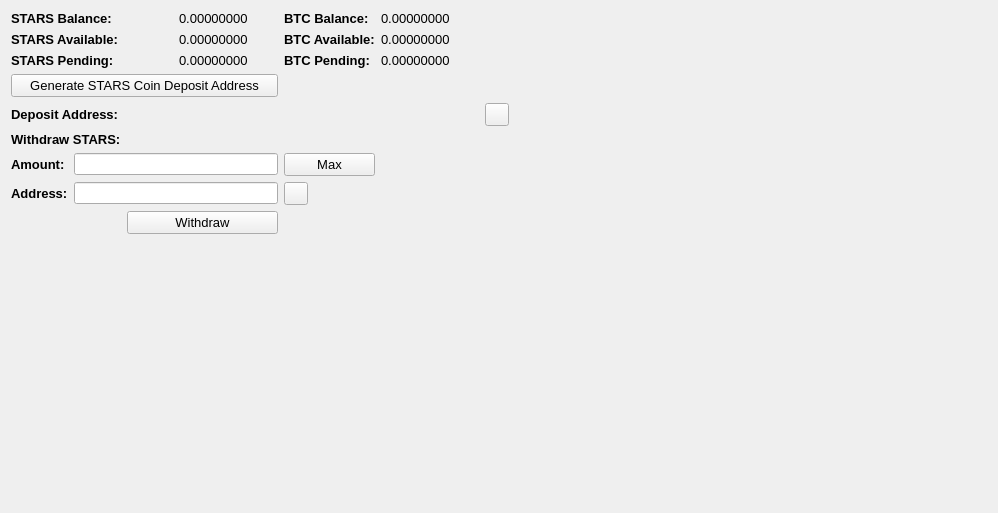
     <widget class="QWidget" name="BalanceTab">
      <attribute name="title">
       <string>Balance</string>
      </attribute>
      <layout class="QGridLayout" name="gridLayout_2">
       <item row="0" column="0" colspan="2">
        <widget class="QLabel" name="label_11">
         <property name="font">
          <font>
           <pointsize>10</pointsize>
           <weight>75</weight>
           <bold>true</bold>
          </font>
         </property>
         <property name="text">
          <string>STARS Balance:</string>
         </property>
        </widget>
       </item>
       <item row="0" column="3">
        <widget class="QLabel" name="STARSBalanceLabel">
         <property name="font">
          <font>
           <pointsize>10</pointsize>
          </font>
         </property>
         <property name="text">
          <string>0.00000000</string>
         </property>
         <property name="textInteractionFlags">
          <set>Qt::LinksAccessibleByMouse|Qt::TextSelectableByMouse</set>
         </property>
        </widget>
       </item>
       <item row="0" column="4">
        <widget class="QLabel" name="label_12">
         <property name="font">
          <font>
           <pointsize>10</pointsize>
           <weight>75</weight>
           <bold>true</bold>
          </font>
         </property>
         <property name="text">
          <string>BTC Balance:</string>
         </property>
        </widget>
       </item>
       <item row="0" column="5">
        <widget class="QLabel" name="BitcoinBalanceLabel">
         <property name="font">
          <font>
           <pointsize>10</pointsize>
          </font>
         </property>
         <property name="text">
          <string>0.00000000</string>
         </property>
         <property name="textInteractionFlags">
          <set>Qt::LinksAccessibleByMouse|Qt::TextSelectableByMouse</set>
         </property>
        </widget>
       </item>
       <item row="0" column="7" rowspan="10">
        <spacer name="horizontalSpacer_4">
         <property name="orientation">
          <enum>Qt::Horizontal</enum>
         </property>
         <property name="sizeHint" stdset="0">
          <size>
           <width>478</width>
           <height>488</height>
          </size>
         </property>
        </spacer>
       </item>
       <item row="1" column="0" colspan="2">
        <widget class="QLabel" name="label_13">
         <property name="font">
          <font>
           <pointsize>10</pointsize>
           <weight>75</weight>
           <bold>true</bold>
          </font>
         </property>
         <property name="text">
          <string>STARS Available:</string>
         </property>
        </widget>
       </item>
       <item row="1" column="3">
        <widget class="QLabel" name="STARSAvailableLabel_2">
         <property name="font">
          <font>
           <pointsize>10</pointsize>
          </font>
         </property>
         <property name="text">
          <string>0.00000000</string>
         </property>
         <property name="textInteractionFlags">
          <set>Qt::LinksAccessibleByMouse|Qt::TextSelectableByMouse</set>
         </property>
        </widget>
       </item>
       <item row="1" column="4">
        <widget class="QLabel" name="label_15">
         <property name="font">
          <font>
           <pointsize>10</pointsize>
           <weight>75</weight>
           <bold>true</bold>
          </font>
         </property>
         <property name="text">
          <string>BTC Available:</string>
         </property>
        </widget>
       </item>
       <item row="1" column="5">
        <widget class="QLabel" name="BitcoinAvailableLabel">
         <property name="font">
          <font>
           <pointsize>10</pointsize>
          </font>
         </property>
         <property name="text">
          <string>0.00000000</string>
         </property>
         <property name="textInteractionFlags">
          <set>Qt::LinksAccessibleByMouse|Qt::TextSelectableByMouse</set>
         </property>
        </widget>
       </item>
       <item row="2" column="0" colspan="2">
        <widget class="QLabel" name="label_14">
         <property name="font">
          <font>
           <pointsize>10</pointsize>
           <weight>75</weight>
           <bold>true</bold>
          </font>
         </property>
         <property name="text">
          <string>STARS Pending:</string>
         </property>
        </widget>
       </item>
       <item row="2" column="3">
        <widget class="QLabel" name="STARSPendingLabel">
         <property name="font">
          <font>
           <pointsize>10</pointsize>
          </font>
         </property>
         <property name="text">
          <string>0.00000000</string>
         </property>
         <property name="textInteractionFlags">
          <set>Qt::LinksAccessibleByMouse|Qt::TextSelectableByMouse</set>
         </property>
        </widget>
       </item>
       <item row="2" column="4">
        <widget class="QLabel" name="label_31">
         <property name="font">
          <font>
           <pointsize>10</pointsize>
           <weight>75</weight>
           <bold>true</bold>
          </font>
         </property>
         <property name="text">
          <string>BTC Pending:</string>
         </property>
        </widget>
       </item>
       <item row="2" column="5">
        <widget class="QLabel" name="BitcoinPendingLabel">
         <property name="font">
          <font>
           <pointsize>10</pointsize>
          </font>
         </property>
         <property name="text">
          <string>0.00000000</string>
         </property>
         <property name="textInteractionFlags">
          <set>Qt::LinksAccessibleByMouse|Qt::TextSelectableByMouse</set>
         </property>
        </widget>
       </item>
       <item row="3" column="0" colspan="4">
        <widget class="QPushButton" name="GenDepositBTN">
         <property name="font">
          <font>
           <pointsize>10</pointsize>
          </font>
         </property>
         <property name="text">
          <string>Generate STARS Coin Deposit Address</string>
         </property>
        </widget>
       </item>
       <item row="4" column="0" colspan="3">
        <widget class="QLabel" name="label_33">
         <property name="font">
          <font>
           <pointsize>10</pointsize>
           <weight>75</weight>
           <bold>true</bold>
          </font>
         </property>
         <property name="text">
          <string>Deposit Address:</string>
         </property>
        </widget>
       </item>
       <item row="4" column="3" colspan="3">
        <widget class="QLabel" name="DepositAddressLabel">
         <property name="minimumSize">
          <size>
           <width>300</width>
           <height>0</height>
          </size>
         </property>
         <property name="palette">
          <palette>
           <active>
            <colorrole role="WindowText">
             <brush brushstyle="SolidPattern">
              <color alpha="255">
               <red>0</red>
               <green>0</green>
               <blue>0</blue>
              </color>
             </brush>
            </colorrole>
            <colorrole role="Text">
             <brush brushstyle="SolidPattern">
              <color alpha="255">
               <red>0</red>
               <green>0</green>
               <blue>255</blue>
              </color>
             </brush>
            </colorrole>
           </active>
           <inactive>
            <colorrole role="WindowText">
             <brush brushstyle="SolidPattern">
              <color alpha="255">
               <red>0</red>
               <green>0</green>
               <blue>0</blue>
              </color>
             </brush>
            </colorrole>
            <colorrole role="Text">
             <brush brushstyle="SolidPattern">
              <color alpha="255">
               <red>0</red>
               <green>0</green>
               <blue>255</blue>
              </color>
             </brush>
            </colorrole>
           </inactive>
           <disabled>
            <colorrole role="WindowText">
             <brush brushstyle="SolidPattern">
              <color alpha="255">
               <red>120</red>
               <green>120</green>
               <blue>120</blue>
              </color>
             </brush>
            </colorrole>
            <colorrole role="Text">
             <brush brushstyle="SolidPattern">
              <color alpha="255">
               <red>120</red>
               <green>120</green>
               <blue>120</blue>
              </color>
             </brush>
            </colorrole>
           </disabled>
          </palette>
         </property>
         <property name="font">
          <font>
           <pointsize>10</pointsize>
           <weight>75</weight>
           <bold>true</bold>
          </font>
         </property>
         <property name="text">
          <string/>
         </property>
         <property name="alignment">
          <set>Qt::AlignRight|Qt::AlignTrailing|Qt::AlignVCenter</set>
         </property>
         <property name="textInteractionFlags">
          <set>Qt::LinksAccessibleByMouse|Qt::TextSelectableByKeyboard|Qt::TextSelectableByMouse</set>
         </property>
        </widget>
       </item>
       <item row="4" column="6">
        <widget class="QToolButton" name="DepositCopyButton">
         <property name="toolTip">
          <string>Copy to clipboard</string>
         </property>
         <property name="text">
          <string/>
         </property>
         <property name="icon">
          <iconset resource="../bitcoin.qrc">
           <normaloff>:/icons/editcopy</normaloff>:/icons/editcopy</iconset>
         </property>
         <property name="shortcut">
          <string>Alt+P</string>
         </property>
        </widget>
       </item>
       <item row="5" column="0" colspan="2">
        <widget class="QLabel" name="label_34">
         <property name="font">
          <font>
           <pointsize>10</pointsize>
           <weight>75</weight>
           <bold>true</bold>
          </font>
         </property>
         <property name="text">
          <string>Withdraw STARS:</string>
         </property>
        </widget>
       </item>
       <item row="6" column="0">
        <widget class="QLabel" name="label_26">
         <property name="font">
          <font>
           <pointsize>10</pointsize>
           <weight>75</weight>
           <bold>true</bold>
          </font>
         </property>
         <property name="text">
          <string>Amount:</string>
         </property>
        </widget>
       </item>
       <item row="6" column="1" colspan="3">
        <widget class="QLineEdit" name="WithdrawUnitsInput">
         <property name="font">
          <font>
           <pointsize>9</pointsize>
           <weight>75</weight>
           <bold>true</bold>
          </font>
         </property>
         <property name="text">
          <string/>
         </property>
        </widget>
       </item>
       <item row="6" column="4">
        <widget class="QPushButton" name="Withdraw_Max_Amount">
         <property name="font">
          <font>
           <pointsize>10</pointsize>
          </font>
         </property>
         <property name="text">
          <string>Max</string>
         </property>
        </widget>
       </item>
       <item row="7" column="0">
        <widget class="QLabel" name="label_10">
         <property name="font">
          <font>
           <pointsize>10</pointsize>
           <weight>75</weight>
           <bold>true</bold>
          </font>
         </property>
         <property name="text">
          <string>Address:</string>
         </property>
        </widget>
       </item>
       <item row="7" column="1" colspan="3">
        <widget class="QLineEdit" name="WithdrawAddress">
         <property name="font">
          <font>
           <pointsize>9</pointsize>
           <weight>75</weight>
           <bold>true</bold>
          </font>
         </property>
        </widget>
       </item>
       <item row="7" column="4">
        <widget class="QToolButton" name="WithdrawPasteButton">
         <property name="toolTip">
          <string>Paste from clipboard</string>
         </property>
         <property name="text">
          <string/>
         </property>
         <property name="icon">
          <iconset resource="../bitcoin.qrc">
           <normaloff>:/icons/editpaste</normaloff>:/icons/editpaste</iconset>
         </property>
         <property name="shortcut">
          <string>Alt+P</string>
         </property>
        </widget>
       </item>
       <item row="8" column="2" colspan="2">
        <widget class="QPushButton" name="WithdrawUnitsBtn">
         <property name="font">
          <font>
           <pointsize>10</pointsize>
          </font>
         </property>
         <property name="text">
          <string>Withdraw</string>
         </property>
        </widget>
       </item>
       <item row="9" column="0" colspan="6">
        <spacer name="verticalSpacer">
         <property name="orientation">
          <enum>Qt::Vertical</enum>
         </property>
         <property name="sizeHint" stdset="0">
          <size>
           <width>428</width>
           <height>262</height>
          </size>
         </property>
        </spacer>
       </item>
      </layout>
      <zorder>label_31</zorder>
      <zorder>label_15</zorder>
      <zorder>label_12</zorder>
      <zorder>label_14</zorder>
      <zorder>label_13</zorder>
      <zorder>label_11</zorder>
      <zorder>BitcoinBalanceLabel</zorder>
      <zorder>STARSBalanceLabel</zorder>
      <zorder>STARSAvailableLabel_2</zorder>
      <zorder>STARSPendingLabel</zorder>
      <zorder>BitcoinAvailableLabel</zorder>
      <zorder>BitcoinPendingLabel</zorder>
      <zorder>label_33</zorder>
      <zorder>GenDepositBTN</zorder>
      <zorder>DepositAddressLabel</zorder>
      <zorder>Withdraw_Max_Amount</zorder>
      <zorder>label_34</zorder>
      <zorder>WithdrawUnitsInput</zorder>
      <zorder>label_10</zorder>
      <zorder>label_26</zorder>
      <zorder>WithdrawAddress</zorder>
      <zorder>WithdrawUnitsBtn</zorder>
      <zorder>horizontalSpacer_4</zorder>
      <zorder>verticalSpacer</zorder>
      <zorder>WithdrawPasteButton</zorder>
      <zorder>DepositCopyButton</zorder>
     </widget>
